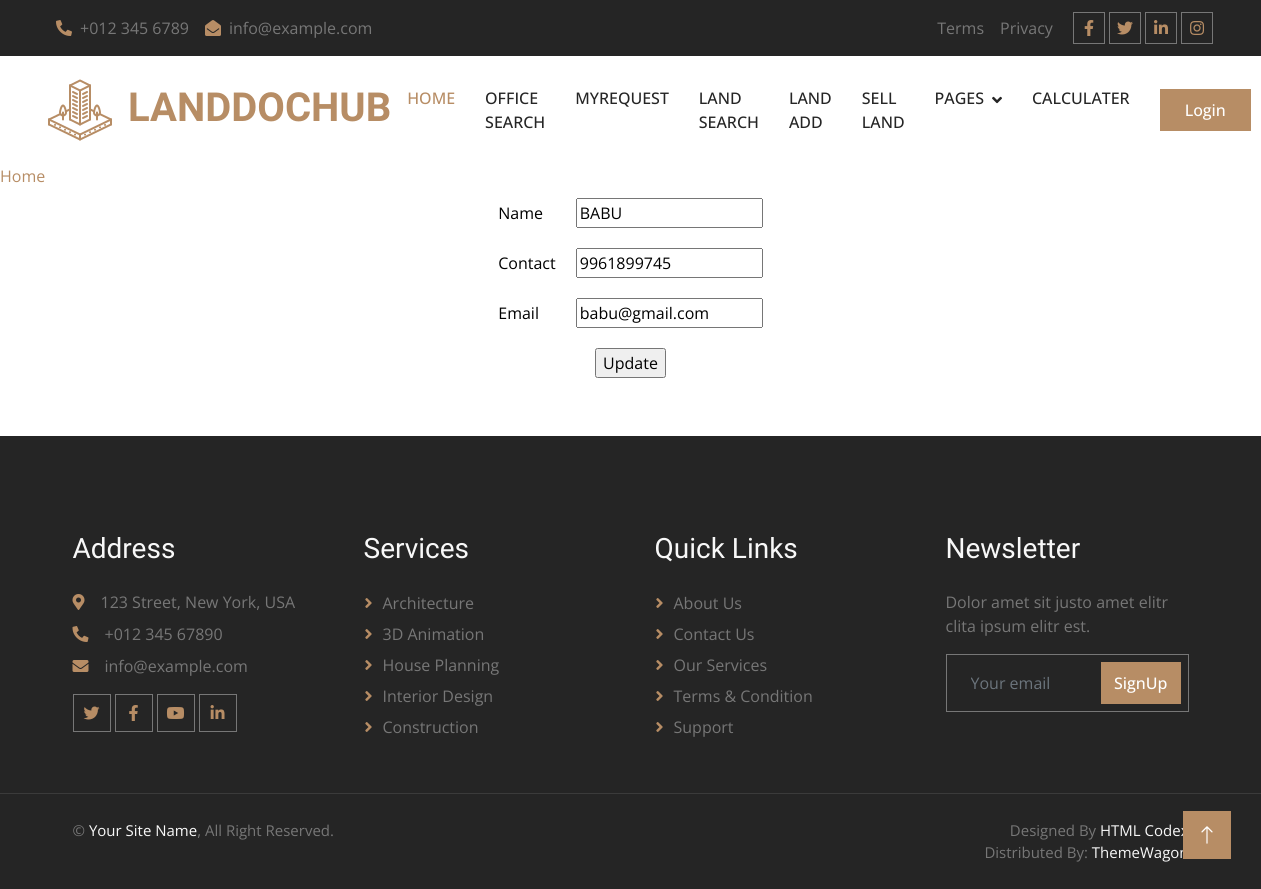
Page /User/editprofile/ (signed in) on the committed database.
### Guest/models.py (models this page shows)
class tbl_user(models.Model):
   user_name=models.CharField(max_length=50)
   user_contact=models.IntegerField(null=True)
   user_email=models.EmailField(max_length=50)
   user_gender=models.CharField(max_length=50)
   user_address=models.CharField(max_length=50)
   place=models.ForeignKey(tbl_place,on_delete=models.CASCADE)
   user_photo=models.FileField(upload_to='Assests/UserDocs/')
   user_proof=models.FileField(upload_to='Assests/UserDocs/')
   user_password=models.CharField(max_length=50)
   user_status=models.IntegerField(default=0)

### User/views.py (the view)
# urls.py: path('editprofile/',views.editprofile,name="editprofile"),
def editprofile(request):
    prodata=tbl_user.objects.get(id=request.session["uid"])
    if request.method=="POST":
        prodata.user_name=request.POST.get('txtname')
        prodata.user_contact=request.POST.get('txtcon')
        prodata.user_email=request.POST.get('txtemail')
        prodata.save()
        return render(request,"User/EditProfile.html",{'msg':"Profile Updated"})
    else:
        return render(request,"User/EditProfile.html",{'prodata':prodata})

### User/Templates/User/EditProfile.html (shortened to what this page needs)
{% extends 'User/Header.html' %}
{% load static %}
{% block content %}
<!DOCTYPE html>
<html lang="en">
<head>
</head>
<body>
    <a href="{% url 'User:homepage' %}">Home</a>
    <div class="container-fluid d-bg-image">
    <form action="" method="post">
        <div class="d-profile">
            <table class="d-card" style="color: black;" align="center" cellpadding="10px">
                <tr>
                    <td>Name</td>
                    <td><input type="text" class="textbox" name="txtname" id="" value="{{prodata.user_name}}"></td>
                </tr>
                <tr>
                    <td>Contact</td>
                    <td><input type="text" name="txtcon" class="textbox" id="" value="{{prodata.user_contact}}"></td>
                </tr>
                <tr>
                    <td>Email</td>
                    <td><input type="email" name="txtemail" class="textbox" id="" value="{{prodata.user_email}}"></td>
                </tr>
                <tr>
                    <td colspan="2" align="center"><input class="d-card-button" type="submit" value="Update" name="btnsub"></td>
                </tr>
            </table>
        </div>
    </form>
    </div>
</body>
</html>
{% endblock content %}

### Guest/static/Main/css/style.css (style rules this page uses)
:root { --primary: #B78D65; --light: #F8F8F8; --dark: #252525; }

### rows in the picture
tbl_user: txtname "BABU", txtcon "9961899745", txtemail "babu@gmail.com"
